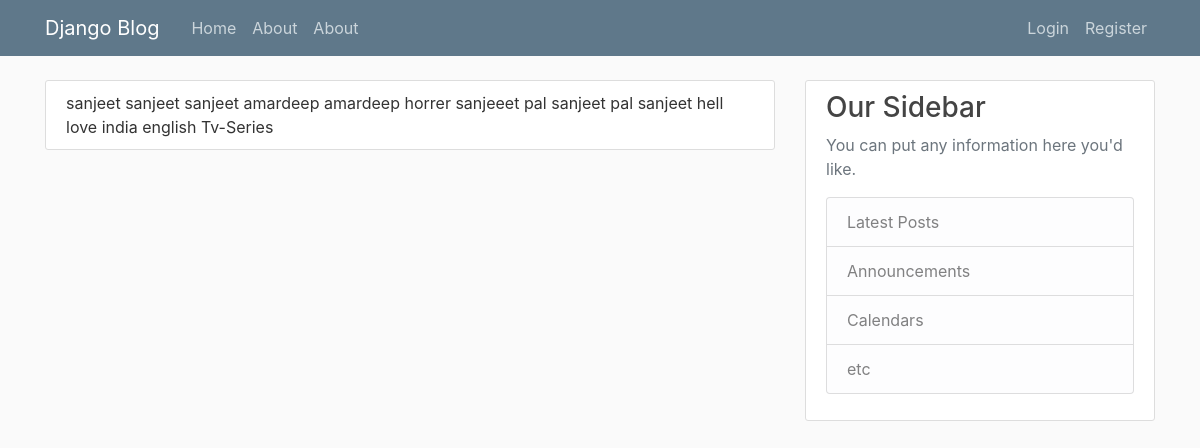
/movies/1/, run on the app's committed database.
### movies_list/models.py (models this page shows, shortened)
class Movies_list(models.Model):
	movies_id=models.AutoField(primary_key=True)
	name=models.CharField(max_length=50)
	genre=models.ManyToManyField(Genre_list)
	cast=models.ManyToManyField(Cast_list)
	director=models.ManyToManyField(Director_list)
	writer=models.ManyToManyField(Writer_list)
	awards=models.ManyToManyField(Award_list)
	country=models.ForeignKey(Country_list, on_delete=models.PROTECT)
	story_line=models.TextField(default='')
	cost=models.PositiveIntegerField(default=0)
	release_date=models.DateTimeField( blank=False,null=False)
	created_at=models.DateTimeField(default=timezone.now)
	language=models.ManyToManyField(Language_list)
	imdb_rating=models.FloatField()
	imdb_link=models.TextField()
	trailer_link=models.TextField()
	views=models.PositiveIntegerField(default=0)
	likes=models.PositiveIntegerField(default=0)
	dislike=models.PositiveIntegerField(default=0)
	ratting=models.FloatField(default=0.0)
	tags=models.TextField()
	Quality=models.ForeignKey(Quality_list,on_delete=models.PROTECT)
	movies_user_id=models.ForeignKey(User, on_delete=models.PROTECT)
	movies_type=models.ForeignKey(Movies_type_list,on_delete=models.PROTECT)
	class Meta:
		verbose_name_plural='movies'

class Cast_list(models.Model):
	cast_id=models.AutoField(primary_key=True)
	cast_name=models.CharField(max_length=50)
	cast_image=models.ImageField(default='cast.jpg',upload_to='cast_pics')
	def __str__(self):
		return f'{self.cast_name}'
	class Meta:
		verbose_name_plural='Cast'

class Genre_list(models.Model):
	genre_id=models.AutoField(primary_key=True)
	genre_name=models.CharField(max_length=40)
	genre_image=models.ImageField(default='genre.jpg',upload_to='genre_pics')
	def __str__(self):
		return f'{self.genre_name}'
	class Meta:
		verbose_name_plural='Genre'

class Director_list(models.Model):
	director_id=models.AutoField(primary_key=True)
	director_name=models.CharField(max_length=50)
	director_image=models.ImageField(default='cast.jpg',upload_to='director_pics')
	def __str__(self):
		return f'{self.director_name}'
	class Meta:
		verbose_name_plural='Director'

class Writer_list(models.Model):
	writer_id=models.AutoField(primary_key=True)
	writer_name=models.CharField(max_length=50);
	writer_image=models.ImageField(default='writer.jpg',upload_to='writer_pics')
	def __str__(self):
		return f'{self.writer_name}'
	class Meta:
		verbose_name_plural='Writer'

class Award_list(models.Model):
	award_id=models.AutoField(primary_key=True)
	award_name=models.CharField(max_length=50,blank=False)
	award_image = models.ImageField(upload_to='award_pics',default='award.jpg', )
	def __str__(self):
		return f'{self.award_name} '
	class Meta:
		verbose_name_plural = 'Award'

class Country_list(models.Model):
	country_id=models.AutoField(primary_key=True)
	country_name=models.CharField(max_length=50)
	country_short_code=models.CharField(max_length=5)
	country_image=models.ImageField(default='country.jpg',upload_to='country_pics')
	def __str__(self):
		return f'{self.country_name}'
	class Meta:
		verbose_name_plural='Country'

class Language_list(models.Model):
	language_id=models.AutoField(primary_key=True)
	language_name=models.CharField(max_length=60)
	language_short_code=models.CharField(max_length=5)
	def __str__(self):
		return f'{self.language_name}'
	class Meta:
		verbose_name_plural='Language'

class Movies_type_list(models.Model):
	movies_type_id=models.AutoField(primary_key=True)
	movies_type_name=models.CharField(max_length=12)
	def __str__(self):
		return f'{self.movies_type_name}'
	class Meta:
		verbose_name_plural='movies_type'

### movies_list/views.py (the view)
# urls.py: path("movies/<int:movies_id>/",Movies_detail,name="movies-detail"),
def Movies_detail(request,movies_id):
	movies_details=Movies_list.objects.filter(movies_id=movies_id)
	genre_movies_details=Genre_list.objects.filter(movies_list__movies_id=movies_id)
	cast_movies_details=Cast_list.objects.filter(movies_list__movies_id=movies_id)
	director_movies_details=Director_list.objects.filter(movies_list__movies_id=movies_id)
	writer_movies_details=Writer_list.objects.filter(movies_list__movies_id=movies_id)
	awards_movies_details=Award_list.objects.filter(movies_list__movies_id=movies_id)
	country_movies_details=Country_list.objects.filter(movies_list__movies_id=movies_id)
	movies_type_movies_details=Movies_type_list.objects.filter(movies_list__movies_id=movies_id)
	movies_user_id_movies_details=User.objects.filter(movies_list__movies_id=movies_id)
	language_movies_details=Language_list.objects.filter(movies_list__movies_id=movies_id)
	quality_movies_details=Quality_list.objects.filter(movies_list__movies_id=movies_id)#only for manytoone and manytomany relations
	context={
		"movies_details":movies_details,
		"genre_movies_details":genre_movies_details,
		"director_movies_details":director_movies_details,
		"cast_movies_details":cast_movies_details,
		"writer_movies_details":writer_movies_details,
		"awards_movies_details":awards_movies_details,
		"country_movies_details":country_movies_details,
		"movies_type_movies_details":movies_type_movies_details,
		"language_movies_details":language_movies_details,
		"movies_user_id_movies_details":movies_user_id_movies_details,
		"quality_movies_details":quality_movies_details
	}
	return render(request,"movies_list/movies_details.html",context)

### movies_list/Templates/movies_list/movies_details.html (shortened to what this page needs)
{% extends "users/base.html" %}
{% load crispy_forms_tags %}
{% block content %}
    <div class="content-section">
{% for doc in movies_details %}
  {{doc.name}}
{% endfor %}
{%for cast in cast_movies_details%}
{{cast}}
{%endfor%}
{%for genre in genre_movies_details%}
{{genre}}
{%endfor%}
{%for director in director_movies_details%}
{{director}}
{%endfor%}
{%for writer in writer_movies_details%}
{{writer}}
{%endfor%}
{%for awards in awards_movies_details%}
{{awards}}
{%endfor%}
{%for country in country_movies_details%}
{{country}}
{%endfor%}
{%for language in language_movies_details%}
{{language}}
{%endfor%}
{%for movies_type in movies_type_movies_details%}
{{movies_type}}
{%endfor%}
    </div>
{% endblock content %}

### users/static/css/main.css (style rules this page uses)
body { background: #fafafa; color: #333333; margin-top: 5rem; }
.content-section { background: #ffffff; padding: 10px 20px; border: 1px solid #dddddd; border-radius: 3px; margin-bottom: 20px; }

### data on the page
Movies_list: name "sanjeet"
Cast_list: cast_name "sanjeet"
Cast_list: cast_name "sanjeet"
Cast_list: cast_name "amardeep"
Cast_list: cast_name "amardeep"
Genre_list: genre_name "horrer"
Director_list: director_name "sanjeeet pal"
Writer_list: writer_name "sanjeet"
Award_list: award_name "pal"
Award_list: award_name "sanjeet"
Award_list: award_name "hell"
Award_list: award_name "love"
Country_list: country_name "india"
Language_list: language_name "english"
Movies_type_list: movies_type_name "Tv-Series"
